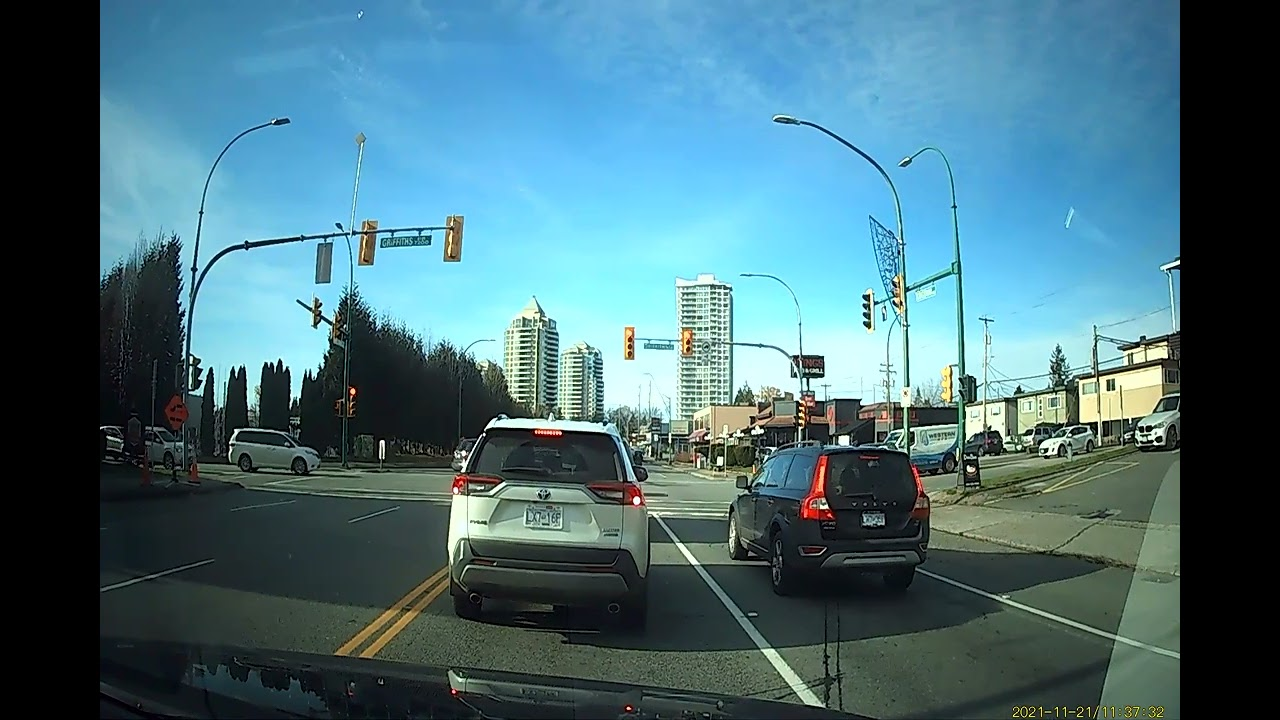
#> input picture Controller/photo.jpg, 1280 x 720 px, given in place of video.mp4, which was not available
$ python tx.py
#> lines starting #> are read from the running program, lines starting #| are printed output that depends on the picture; pictures that were not available may be replaced by others from this repository, and a replacement may not be noted
#> further down, frame is the input picture: shape (720, 1280, 3); mean B, G, R 121.4, 110.9, 72.9

from PIL import Image       # pyright: ignore[reportMissingImports, reportMissingModuleSource]
import numpy as np          # pyright: ignore[reportMissingImports, reportMissingModuleSource]
import serial               # pyright: ignore[reportMissingImports, reportMissingModuleSource]
import cv2                  # pyright: ignore[reportMissingImports, reportMissingModuleSource]
from time import time, sleep
from config import *

def process_frame(frame):
    img = Image.fromarray(cv2.cvtColor(frame, cv2.COLOR_BGR2RGB))

    # Convert to 1:1 aspect ratio
    width, height = img.size
#> width = 1280; height = 720
    if (width != height):
        min_dim = min(width, height)
#> min_dim = 720
        left = (width - min_dim) // 2
#> left = 280
        top = (height - min_dim) // 2
#> top = 0
        right = left + min_dim
#> right = 1000
        bottom = top + min_dim
#> bottom = 720
        img = img.crop((left, top, right, bottom))
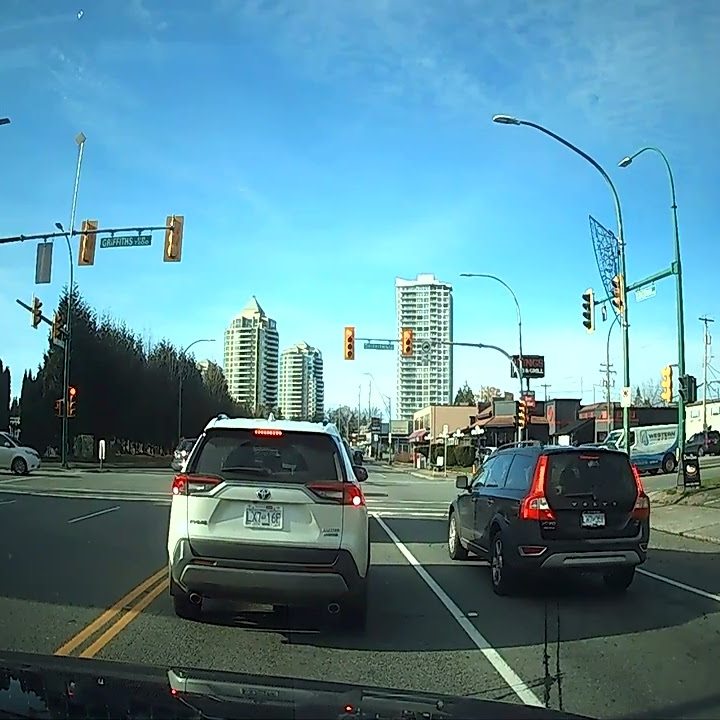
#> img: PIL image 720x720 RGB; mean R, G, B 91.5, 138.7, 152.1

    img = img.resize((SQUARE_IMAGE_SIDE_LENGTH, SQUARE_IMAGE_SIDE_LENGTH), Image.LANCZOS)
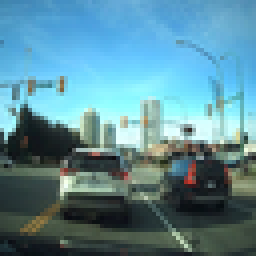
#> img: PIL image 64x64 RGB (shown 4 times larger); mean R, G, B 91.5, 138.6, 151.9
    img = img.convert("L")
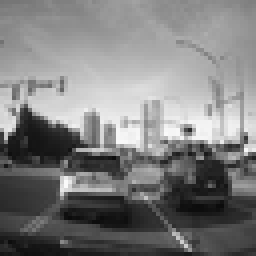
#> img: PIL image 64x64 L (shown 4 times larger); min 11, max 250, mean 126

    return np.array(img).flatten()


# Preload the frames
cap = cv2.VideoCapture("video.mp4")
fps = cap.get(cv2.CAP_PROP_FPS)
frame_count = cap.get(cv2.CAP_PROP_FRAME_COUNT)
preloaded_frames = []

while cap.isOpened():
    ret, frame = cap.read()
    if not ret:
        break
    image_bytes = process_frame(frame)
#> image_bytes = 4096 values, max 250 at index 2896, min 11 at index 3319, mean 126
    preloaded_frames.append(image_bytes)

cap.release()
print(f"Preloaded {len(preloaded_frames)} frames")


# Open the serial connection
frames_sent = 0
with serial.Serial(TRANSMITTER_SERIAL, BAUD_RATE, rtscts=True) as ser:
    sleep(3)

    start_time = time()
    while(True):
        elapsed_time = time() - start_time

        next_frame_index = round(elapsed_time * fps)
        if next_frame_index >= len(preloaded_frames):
            break

        frames_sent += 1

        frame_bytes = preloaded_frames[next_frame_index]
        ser.write(START_SEQUENCE)
        ser.write(frame_bytes)
        ser.write(END_SEQUENCE)
        ser.flush()

    print(f"Total elapsed time: {time() - start_time:.2f} [Expected {frame_count / fps:.2f}]")
    print(f"Dropped {(frame_count - frames_sent) / frame_count * 100:.2f}% of the frames")
